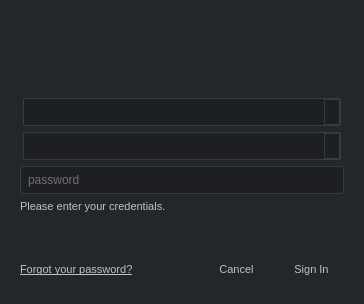
<?xml version="1.0" encoding="UTF-8"?>
<ui version="4.0">
 <class>LoginDialog</class>
 <widget class="QDialog" name="LoginDialog">
  <property name="windowModality">
   <enum>Qt::NonModal</enum>
  </property>
  <property name="geometry">
   <rect>
    <x>0</x>
    <y>0</y>
    <width>364</width>
    <height>304</height>
   </rect>
  </property>
  <property name="minimumSize">
   <size>
    <width>364</width>
    <height>296</height>
   </size>
  </property>
  <property name="windowTitle">
   <string>ShotGrid Login</string>
  </property>
  <property name="styleSheet">
   <string notr="true">
QWidget
{
    background-color: rgb(36, 39, 42);
    color: rgb(192, 192, 192);
    selection-background-color: rgb(168, 123, 43);
    selection-color: rgb(230, 230, 230);
    font-size: 11px;
}

QPushButton
{
    background-color: transparent;
    border-radius: 2px;
    padding: 8px;
    padding-left: 15px;
    padding-right: 15px;
}

QLineEdit, QComboBox
{
    background-color: rgb(29, 31, 34);
    border: 1px solid rgb(54, 60, 66);
    border-radius: 2px;
    padding: 5px;
    font-size: 12px;
}

QComboBox
{
    margin-left: 3px;
    margin-right: 3px;
}

QComboBox:focus, QLineEdit:focus
{
    border: 1px solid rgb(48, 167, 227);
}

QComboBox:drop-down:button {
    border: 1px solid rgb(54, 60, 66);
}

QComboBox:down-arrow {
    image: url(:/shotgun_authentication/down-arrow.png);
}

QLineEdit:Disabled {
    background-color: rgb(60, 60, 60);
    color: rgb(160, 160, 160);
}

QComboBox::drop-down:disabled {
    border-width: 0px;
}

QComboBox::down-arrow:disabled {
    image: url(noimg); border-width: 0px;
}

QComboBox::disabled {
    background-color: rgb(60, 60, 60);
    color: rgb(160, 160, 160);
}

QPushButton.main
{
    background-color: rgb(35, 165, 225);
    color: rgb(248, 248, 248);
}
</string>
  </property>
  <property name="modal">
   <bool>true</bool>
  </property>
  <layout class="QVBoxLayout" name="verticalLayout_2" stretch="1,0">
   <property name="margin">
    <number>20</number>
   </property>
   <item>
    <layout class="QHBoxLayout" name="horizontalLayout" stretch="0">
     <property name="spacing">
      <number>0</number>
     </property>
     <property name="sizeConstraint">
      <enum>QLayout::SetMinAndMaxSize</enum>
     </property>
     <item>
      <widget class="AspectPreservingLabel" name="logo">
       <property name="sizePolicy">
        <sizepolicy hsizetype="Preferred" vsizetype="Preferred">
         <horstretch>0</horstretch>
         <verstretch>0</verstretch>
        </sizepolicy>
       </property>
       <property name="maximumSize">
        <size>
         <width>250</width>
         <height>72</height>
        </size>
       </property>
       <property name="text">
        <string/>
       </property>
       <property name="pixmap">
        <pixmap resource="resources.qrc">:/shotgun_authentication/shotgun_logo_light_medium.png</pixmap>
       </property>
       <property name="alignment">
        <set>Qt::AlignCenter</set>
       </property>
       <property name="textInteractionFlags">
        <set>Qt::NoTextInteraction</set>
       </property>
      </widget>
     </item>
    </layout>
   </item>
   <item>
    <widget class="QStackedWidget" name="stackedWidget">
     <property name="minimumSize">
      <size>
       <width>324</width>
       <height>172</height>
      </size>
     </property>
     <property name="currentIndex">
      <number>0</number>
     </property>
     <widget class="QWidget" name="login_page">
      <layout class="QVBoxLayout" name="verticalLayout_3">
       <property name="margin">
        <number>0</number>
       </property>
       <item>
        <widget class="QWidget" name="credentials" native="true">
         <property name="minimumSize">
          <size>
           <width>0</width>
           <height>126</height>
          </size>
         </property>
         <layout class="QVBoxLayout" name="verticalLayout_7">
          <property name="margin">
           <number>0</number>
          </property>
          <item>
           <widget class="RecentBox" name="site">
            <property name="accessibleName">
             <string>site</string>
            </property>
           </widget>
          </item>
          <item>
           <widget class="RecentBox" name="login">
            <property name="accessibleName">
             <string>login</string>
            </property>
           </widget>
          </item>
          <item>
           <widget class="Qt5LikeLineEdit" name="password">
            <property name="minimumSize">
             <size>
              <width>308</width>
              <height>0</height>
             </size>
            </property>
            <property name="accessibleName">
             <string>password</string>
            </property>
            <property name="echoMode">
             <enum>QLineEdit::Password</enum>
            </property>
            <property name="placeholderText">
             <string>password</string>
            </property>
           </widget>
          </item>
          <item>
           <widget class="QLabel" name="message">
            <property name="sizePolicy">
             <sizepolicy hsizetype="Preferred" vsizetype="Fixed">
              <horstretch>0</horstretch>
              <verstretch>0</verstretch>
             </sizepolicy>
            </property>
            <property name="text">
             <string>Please enter your credentials.</string>
            </property>
            <property name="alignment">
             <set>Qt::AlignLeading|Qt::AlignLeft|Qt::AlignVCenter</set>
            </property>
            <property name="wordWrap">
             <bool>true</bool>
            </property>
            <property name="margin">
             <number>4</number>
            </property>
           </widget>
          </item>
          <item>
           <spacer name="verticalSpacer_3">
            <property name="orientation">
             <enum>Qt::Vertical</enum>
            </property>
            <property name="sizeHint" stdset="0">
             <size>
              <width>20</width>
              <height>0</height>
             </size>
            </property>
           </spacer>
          </item>
         </layout>
        </widget>
       </item>
       <item>
        <layout class="QHBoxLayout" name="button_layout" stretch="0,1,0,0">
         <property name="spacing">
          <number>10</number>
         </property>
         <property name="leftMargin">
          <number>0</number>
         </property>
         <item>
          <layout class="QVBoxLayout" name="links">
           <item>
            <widget class="QLabel" name="forgot_password_link">
             <property name="cursor">
              <cursorShape>PointingHandCursor</cursorShape>
             </property>
             <property name="text">
              <string>&lt;html&gt;&lt;head/&gt;&lt;body&gt;&lt;p&gt;&lt;a href=&quot;http://mystudio.shotgrid.autodesk.com/user/forgot_password&quot;&gt;&lt;span style=&quot; text-decoration: underline; color:#c0c1c3;&quot;&gt;Forgot your password?&lt;/span&gt;&lt;/a&gt;&lt;/p&gt;&lt;/body&gt;&lt;/html&gt;</string>
             </property>
             <property name="textFormat">
              <enum>Qt::RichText</enum>
             </property>
             <property name="margin">
              <number>4</number>
             </property>
             <property name="openExternalLinks">
              <bool>false</bool>
             </property>
            </widget>
           </item>
          </layout>
         </item>
         <item>
          <spacer name="sign_in_hspacer">
           <property name="orientation">
            <enum>Qt::Horizontal</enum>
           </property>
           <property name="sizeHint" stdset="0">
            <size>
             <width>40</width>
             <height>20</height>
            </size>
           </property>
          </spacer>
         </item>
         <item>
          <widget class="QPushButton" name="cancel">
           <property name="text">
            <string>Cancel</string>
           </property>
           <property name="autoDefault">
            <bool>false</bool>
           </property>
           <property name="flat">
            <bool>true</bool>
           </property>
          </widget>
         </item>
         <item>
          <widget class="QPushButton" name="sign_in">
           <property name="text">
            <string>Sign In</string>
           </property>
           <property name="autoDefault">
            <bool>true</bool>
           </property>
           <property name="default">
            <bool>true</bool>
           </property>
           <property name="flat">
            <bool>true</bool>
           </property>
           <property name="class" stdset="0">
            <string>main</string>
           </property>
          </widget>
         </item>
        </layout>
       </item>
      </layout>
     </widget>
     <widget class="QWidget" name="_2fa_page">
      <layout class="QVBoxLayout" name="verticalLayout_4">
       <property name="margin">
        <number>0</number>
       </property>
       <item>
        <widget class="QWidget" name="credentials_2" native="true">
         <property name="minimumSize">
          <size>
           <width>0</width>
           <height>133</height>
          </size>
         </property>
         <layout class="QHBoxLayout" name="horizontalLayout_2">
          <property name="margin">
           <number>0</number>
          </property>
          <item>
           <widget class="QLabel" name="label">
            <property name="minimumSize">
             <size>
              <width>86</width>
              <height>0</height>
             </size>
            </property>
            <property name="text">
             <string/>
            </property>
            <property name="pixmap">
             <pixmap resource="resources.qrc">:/google_authenticator/google_authenticator.png</pixmap>
            </property>
            <property name="alignment">
             <set>Qt::AlignHCenter|Qt::AlignTop</set>
            </property>
           </widget>
          </item>
          <item>
           <widget class="QWidget" name="widget_2" native="true">
            <layout class="QVBoxLayout" name="verticalLayout">
             <item>
              <widget class="QLabel" name="_2fa_message">
               <property name="sizePolicy">
                <sizepolicy hsizetype="Preferred" vsizetype="Fixed">
                 <horstretch>0</horstretch>
                 <verstretch>0</verstretch>
                </sizepolicy>
               </property>
               <property name="text">
                <string>Enter the code generated by the Google Authenticator or Duo Mobile app.</string>
               </property>
               <property name="alignment">
                <set>Qt::AlignLeading|Qt::AlignLeft|Qt::AlignVCenter</set>
               </property>
               <property name="wordWrap">
                <bool>true</bool>
               </property>
               <property name="margin">
                <number>0</number>
               </property>
              </widget>
             </item>
             <item>
              <widget class="Qt5LikeLineEdit" name="_2fa_code">
               <property name="accessibleName">
                <string>2fa code</string>
               </property>
               <property name="placeholderText">
                <string>Enter code</string>
               </property>
              </widget>
             </item>
             <item>
              <widget class="QLabel" name="invalid_code">
               <property name="sizePolicy">
                <sizepolicy hsizetype="Preferred" vsizetype="Fixed">
                 <horstretch>0</horstretch>
                 <verstretch>0</verstretch>
                </sizepolicy>
               </property>
               <property name="text">
                <string/>
               </property>
              </widget>
             </item>
             <item>
              <spacer name="verticalSpacer_2">
               <property name="orientation">
                <enum>Qt::Vertical</enum>
               </property>
               <property name="sizeHint" stdset="0">
                <size>
                 <width>20</width>
                 <height>40</height>
                </size>
               </property>
              </spacer>
             </item>
            </layout>
           </widget>
          </item>
         </layout>
        </widget>
       </item>
       <item>
        <layout class="QHBoxLayout" name="button_layout_2" stretch="0,0,0,0">
         <property name="spacing">
          <number>10</number>
         </property>
         <property name="leftMargin">
          <number>0</number>
         </property>
         <item>
          <widget class="QPushButton" name="use_backup">
           <property name="text">
            <string>Use backup code</string>
           </property>
           <property name="flat">
            <bool>true</bool>
           </property>
          </widget>
         </item>
         <item>
          <spacer name="_2fa_hspacer">
           <property name="orientation">
            <enum>Qt::Horizontal</enum>
           </property>
           <property name="sizeHint" stdset="0">
            <size>
             <width>40</width>
             <height>20</height>
            </size>
           </property>
          </spacer>
         </item>
         <item>
          <widget class="QPushButton" name="cancel_tfa">
           <property name="text">
            <string>Cancel</string>
           </property>
           <property name="autoDefault">
            <bool>false</bool>
           </property>
           <property name="flat">
            <bool>true</bool>
           </property>
          </widget>
         </item>
         <item>
          <widget class="QPushButton" name="verify_2fa">
           <property name="minimumSize">
            <size>
             <width>65</width>
             <height>0</height>
            </size>
           </property>
           <property name="text">
            <string>Verify</string>
           </property>
           <property name="autoDefault">
            <bool>false</bool>
           </property>
           <property name="default">
            <bool>true</bool>
           </property>
           <property name="flat">
            <bool>true</bool>
           </property>
           <property name="class" stdset="0">
            <string>main</string>
           </property>
          </widget>
         </item>
        </layout>
       </item>
      </layout>
     </widget>
     <widget class="QWidget" name="backup_page">
      <layout class="QVBoxLayout" name="verticalLayout_6">
       <property name="margin">
        <number>0</number>
       </property>
       <item>
        <widget class="QWidget" name="credentials_3" native="true">
         <property name="minimumSize">
          <size>
           <width>0</width>
           <height>133</height>
          </size>
         </property>
         <layout class="QHBoxLayout" name="horizontalLayout_3">
          <property name="margin">
           <number>0</number>
          </property>
          <item>
           <widget class="QLabel" name="label_2">
            <property name="text">
             <string/>
            </property>
            <property name="pixmap">
             <pixmap resource="resources.qrc">:/backup_codes/backup_codes_light_bg.png</pixmap>
            </property>
            <property name="alignment">
             <set>Qt::AlignHCenter|Qt::AlignTop</set>
            </property>
           </widget>
          </item>
          <item>
           <widget class="QWidget" name="widget_4" native="true">
            <layout class="QVBoxLayout" name="verticalLayout_5">
             <item>
              <widget class="QLabel" name="_2fa_message_2">
               <property name="sizePolicy">
                <sizepolicy hsizetype="Preferred" vsizetype="Fixed">
                 <horstretch>0</horstretch>
                 <verstretch>0</verstretch>
                </sizepolicy>
               </property>
               <property name="text">
                <string>Please enter one of your backup codes.</string>
               </property>
               <property name="alignment">
                <set>Qt::AlignLeading|Qt::AlignLeft|Qt::AlignVCenter</set>
               </property>
               <property name="wordWrap">
                <bool>true</bool>
               </property>
               <property name="margin">
                <number>0</number>
               </property>
              </widget>
             </item>
             <item>
              <widget class="Qt5LikeLineEdit" name="backup_code">
               <property name="accessibleName">
                <string>backup code</string>
               </property>
               <property name="text">
                <string/>
               </property>
               <property name="placeholderText">
                <string>Enter backup code</string>
               </property>
              </widget>
             </item>
             <item>
              <widget class="QLabel" name="invalid_backup_code">
               <property name="sizePolicy">
                <sizepolicy hsizetype="Preferred" vsizetype="Fixed">
                 <horstretch>0</horstretch>
                 <verstretch>0</verstretch>
                </sizepolicy>
               </property>
               <property name="text">
                <string/>
               </property>
              </widget>
             </item>
             <item>
              <spacer name="verticalSpacer">
               <property name="orientation">
                <enum>Qt::Vertical</enum>
               </property>
               <property name="sizeHint" stdset="0">
                <size>
                 <width>20</width>
                 <height>40</height>
                </size>
               </property>
              </spacer>
             </item>
            </layout>
           </widget>
          </item>
         </layout>
        </widget>
       </item>
       <item>
        <layout class="QHBoxLayout" name="button_layout_3" stretch="0,0,0,0">
         <property name="spacing">
          <number>10</number>
         </property>
         <property name="leftMargin">
          <number>0</number>
         </property>
         <item>
          <widget class="QPushButton" name="use_app">
           <property name="text">
            <string>Use Google App</string>
           </property>
           <property name="autoDefault">
            <bool>false</bool>
           </property>
           <property name="flat">
            <bool>true</bool>
           </property>
          </widget>
         </item>
         <item>
          <spacer name="backup_hspacer">
           <property name="orientation">
            <enum>Qt::Horizontal</enum>
           </property>
           <property name="sizeHint" stdset="0">
            <size>
             <width>40</width>
             <height>20</height>
            </size>
           </property>
          </spacer>
         </item>
         <item>
          <widget class="QPushButton" name="cancel_backup">
           <property name="text">
            <string>Cancel</string>
           </property>
           <property name="autoDefault">
            <bool>false</bool>
           </property>
           <property name="flat">
            <bool>true</bool>
           </property>
          </widget>
         </item>
         <item>
          <widget class="QPushButton" name="verify_backup">
           <property name="minimumSize">
            <size>
             <width>65</width>
             <height>0</height>
            </size>
           </property>
           <property name="text">
            <string>Verify</string>
           </property>
           <property name="autoDefault">
            <bool>true</bool>
           </property>
           <property name="default">
            <bool>true</bool>
           </property>
           <property name="flat">
            <bool>true</bool>
           </property>
           <property name="class" stdset="0">
            <string>main</string>
           </property>
          </widget>
         </item>
        </layout>
       </item>
      </layout>
     </widget>
    </widget>
   </item>
  </layout>
 </widget>
 <customwidgets>
  <customwidget>
   <class>Qt5LikeLineEdit</class>
   <extends>QLineEdit</extends>
   <header>.qt5_like_line_edit</header>
  </customwidget>
  <customwidget>
   <class>RecentBox</class>
   <extends>QComboBox</extends>
   <header>.recent_box</header>
  </customwidget>
  <customwidget>
   <class>AspectPreservingLabel</class>
   <extends>QLabel</extends>
   <header>.aspect_preserving_label</header>
  </customwidget>
 </customwidgets>
 <resources>
  <include location="resources.qrc"/>
 </resources>
 <connections>
  <connection>
   <sender>cancel_tfa</sender>
   <signal>clicked()</signal>
   <receiver>LoginDialog</receiver>
   <slot>reject()</slot>
   <hints>
    <hint type="sourcelabel">
     <x>235</x>
     <y>285</y>
    </hint>
    <hint type="destinationlabel">
     <x>181</x>
     <y>159</y>
    </hint>
   </hints>
  </connection>
  <connection>
   <sender>cancel_backup</sender>
   <signal>clicked()</signal>
   <receiver>LoginDialog</receiver>
   <slot>reject()</slot>
   <hints>
    <hint type="sourcelabel">
     <x>235</x>
     <y>285</y>
    </hint>
    <hint type="destinationlabel">
     <x>181</x>
     <y>159</y>
    </hint>
   </hints>
  </connection>
  <connection>
   <sender>cancel</sender>
   <signal>clicked()</signal>
   <receiver>LoginDialog</receiver>
   <slot>reject()</slot>
   <hints>
    <hint type="sourcelabel">
     <x>235</x>
     <y>285</y>
    </hint>
    <hint type="destinationlabel">
     <x>181</x>
     <y>159</y>
    </hint>
   </hints>
  </connection>
 </connections>
</ui>
